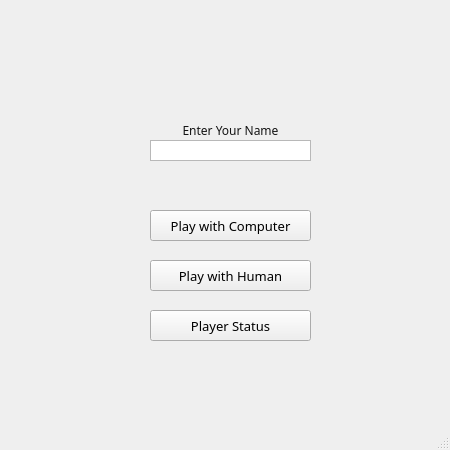
<?xml version="1.0" encoding="UTF-8"?>
<ui version="4.0">
 <class>MainGameWindow</class>
 <widget class="QMainWindow" name="MainGameWindow">
  <property name="geometry">
   <rect>
    <x>0</x>
    <y>0</y>
    <width>450</width>
    <height>450</height>
   </rect>
  </property>
  <property name="windowTitle">
   <string>MainWindow</string>
  </property>
  <widget class="QWidget" name="centralwidget">
   <widget class="QPushButton" name="pushButton">
    <property name="geometry">
     <rect>
      <x>150</x>
      <y>210</y>
      <width>161</width>
      <height>31</height>
     </rect>
    </property>
    <property name="font">
     <font>
      <family>Malgun Gothic</family>
      <pointsize>10</pointsize>
     </font>
    </property>
    <property name="text">
     <string>Play with Computer</string>
    </property>
   </widget>
   <widget class="QPushButton" name="pushButton_2">
    <property name="geometry">
     <rect>
      <x>150</x>
      <y>260</y>
      <width>161</width>
      <height>31</height>
     </rect>
    </property>
    <property name="font">
     <font>
      <family>Malgun Gothic</family>
      <pointsize>10</pointsize>
     </font>
    </property>
    <property name="text">
     <string>Play with Human</string>
    </property>
   </widget>
   <widget class="QPushButton" name="pushButton_3">
    <property name="geometry">
     <rect>
      <x>150</x>
      <y>310</y>
      <width>161</width>
      <height>31</height>
     </rect>
    </property>
    <property name="font">
     <font>
      <family>Malgun Gothic</family>
      <pointsize>10</pointsize>
     </font>
    </property>
    <property name="text">
     <string>Player Status</string>
    </property>
   </widget>
   <widget class="QPlainTextEdit" name="plainTextEdit">
    <property name="geometry">
     <rect>
      <x>150</x>
      <y>140</y>
      <width>161</width>
      <height>21</height>
     </rect>
    </property>
    <property name="acceptDrops">
     <bool>true</bool>
    </property>
    <property name="inputMethodHints">
     <set>Qt::ImhNone</set>
    </property>
    <property name="frameShadow">
     <enum>QFrame::Raised</enum>
    </property>
    <property name="verticalScrollBarPolicy">
     <enum>Qt::ScrollBarAlwaysOff</enum>
    </property>
    <property name="horizontalScrollBarPolicy">
     <enum>Qt::ScrollBarAlwaysOff</enum>
    </property>
   </widget>
   <widget class="QLabel" name="label">
    <property name="geometry">
     <rect>
      <x>150</x>
      <y>120</y>
      <width>161</width>
      <height>20</height>
     </rect>
    </property>
    <property name="font">
     <font>
      <family>Malgun Gothic</family>
      <pointsize>9</pointsize>
     </font>
    </property>
    <property name="styleSheet">
     <string notr="true">color: rgb(20,20,20);background-color: rgba(0, 0, 0, 0);</string>
    </property>
    <property name="text">
     <string>Enter Your Name</string>
    </property>
    <property name="alignment">
     <set>Qt::AlignCenter</set>
    </property>
   </widget>
   <widget class="QLabel" name="label_2">
    <property name="geometry">
     <rect>
      <x>120</x>
      <y>120</y>
      <width>161</width>
      <height>41</height>
     </rect>
    </property>
    <property name="text">
     <string/>
    </property>
   </widget>
   <zorder>label_2</zorder>
   <zorder>pushButton</zorder>
   <zorder>pushButton_2</zorder>
   <zorder>pushButton_3</zorder>
   <zorder>plainTextEdit</zorder>
   <zorder>label</zorder>
  </widget>
  <widget class="QStatusBar" name="statusbar"/>
 </widget>
 <resources/>
 <connections/>
</ui>
